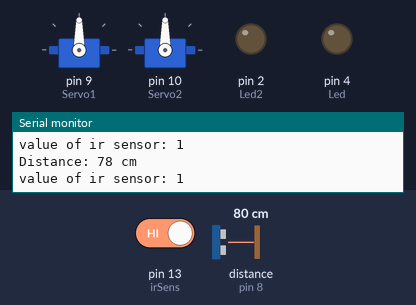
The sketch below on a simulated Arduino Uno, built with avr-gcc and run on an emulated ATmega328P. Parts: 2 × servo, output pins drawn as LEDs (lit = HIGH), the last lines printed to the serial monitor. Wiring (inferred from the names in the program): ultrasonic range finder: trigger pin 7; echo pin 8. The test bench sets the inputs (shaded band); at power-on: distance to the obstacle (sensor on pin 8) 80 cm, pin 13 (irSens) HIGH. The echo pulse lasts 58.3 µs per cm; pins used as bus, display or sensor lines are not drawn.

Above: at 1.8 s.
1.9 s: distance to the obstacle (sensor on pin 8) set to 6 cm
4.2 s: distance to the obstacle (sensor on pin 8) set to 3 cm
At 6.6 s:
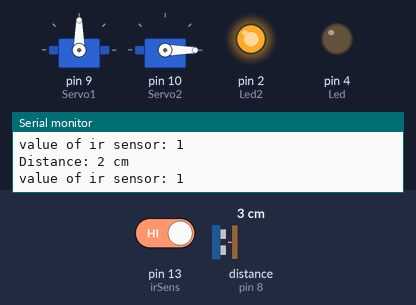
7.5 s: pin 13 (irSens) driven LOW
At 10.1 s:
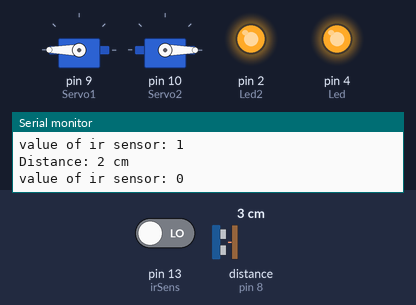
10.5 s: pin 13 (irSens) driven HIGH
At 12.4 s:
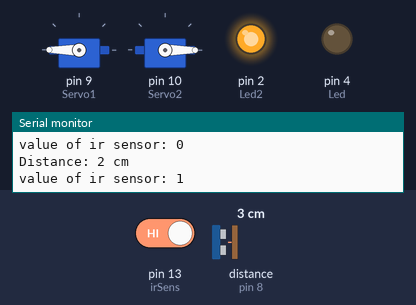
13.5 s: distance to the obstacle (sensor on pin 8) set to 9 cm
At 16.0 s:
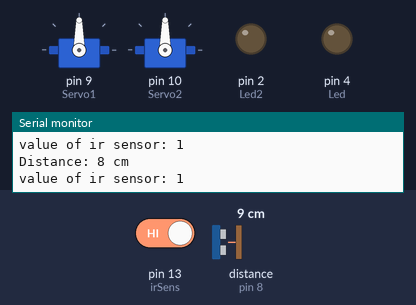
16.5 s: distance to the obstacle (sensor on pin 8) set to 2 cm
At 18.4 s:
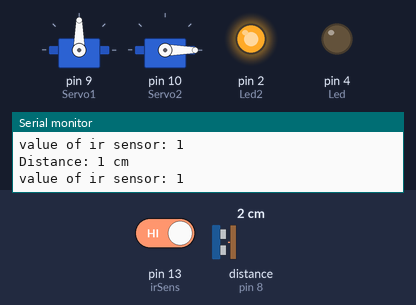
Timing chart, 0 to 19.9 s (numbered marks = the images above; inputs shaded):
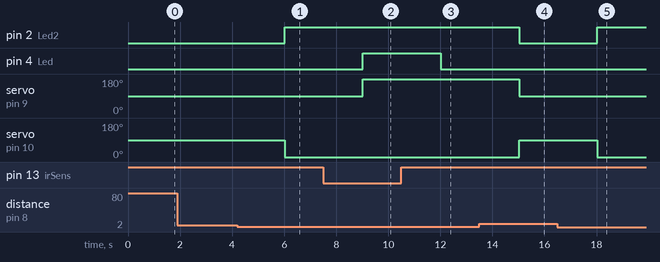

Measured:
- the behaviour switches between 5 and 4 cm on distance to the obstacle (sensor on pin 8) (found by bisection; images 0 and 1)
- after the input at 4.2 s, pin 2 (Led2): LOW → HIGH after 1.8 s; servo on pin 10 (Servo2): 90° → 0° after 1.8 s
- after the input at 7.5 s, pin 4 (Led): LOW → HIGH after 1.5 s; servo on pin 9 (Servo1): 90° → 180° after 1.5 s
- after the input at 10.5 s, pin 4 (Led): HIGH → LOW after 1.5 s
- after the input at 13.5 s, pin 2 (Led2): HIGH → LOW after 1.5 s; servo on pin 9 (Servo1): 180° → 90° after 1.5 s; servo on pin 10 (Servo2): 0° → 90° after 1.5 s
- after the input at 16.5 s, pin 2 (Led2): LOW → HIGH after 1.5 s; servo on pin 10 (Servo2): 90° → 0° after 1.5 s

The sketch:

Garbage.IDE.ino
```cpp
#include<Servo.h>

  //sensors
  int irSens = 13;
  const int sensorEcho = 8;
  const int sensorTrig = 7;
  int Led = 4;
  int Led2 = 2;


  //motors
  Servo Servo1;
  Servo Servo2;


  int pos1 = 90;
  int pos2 = 180;
  int pos3 = -90;


void setup() {
  pinMode(sensorTrig, OUTPUT);
  pinMode(sensorEcho, INPUT);
  pinMode(Led, OUTPUT);
  pinMode(Led2,OUTPUT);
  pinMode(irSens, INPUT);
  Serial.begin(9600);
  Servo1.attach(9);
  Servo2.attach(10);
}

void loop() {
  // Send a 10 microsecond pulse to trigger the sensor

  digitalWrite(sensorTrig, LOW);
  delayMicroseconds(2);
  digitalWrite(sensorTrig, HIGH);
  delayMicroseconds(10);
  digitalWrite(sensorTrig, LOW);

  // Read the echo time
  long duration = pulseIn(sensorEcho, HIGH);

  // Calculate the distance (speed of sound is 34300 cm/s)
  int distance = duration * 0.034 / 2;

  // Print the distance to the Serial Monitor
  Serial.print("Distance: ");
  Serial.print(distance);
  Serial.println(" cm");

  delay(500);

  int sensorStatus = digitalRead(irSens);
  Serial.print("value of ir sensor: ");
  Serial.println(sensorStatus);

  delay(500);


  if (distance <4) {

    if(sensorStatus == 0){
    digitalWrite(Led, HIGH);
    Servo1.write(pos2);
    delay(2000);
    }

    else if (sensorStatus == 1) {
    digitalWrite(Led2, HIGH);
    digitalWrite(Led, LOW);
    Servo2.write(pos3);
    delay(2000);

    }

  }

  else{

    digitalWrite(Led2, LOW);
    digitalWrite(Led, LOW);
    Servo2.write(pos1);
    Servo1.write(pos1);

  }
 // Wait for half a second before the next measurement
}
```
